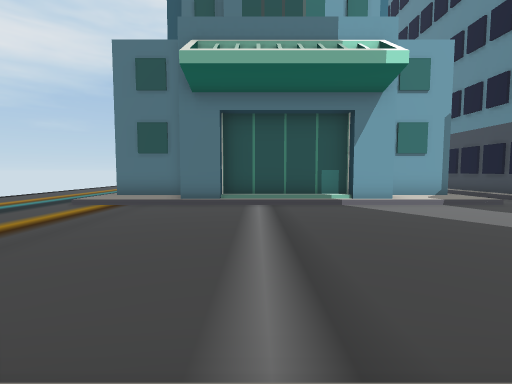
View 1 (above)

24 first-person views from a walk through a scene from a Unity 3-D project. The camera is 1.5 m above the floor, tilts 4° down and sees 85° across. The floor is counted in squares, 2 m on a side. Each view is taken from the middle of a square. On the plan, view 1 faces up. The plan holds only what a view shows up to about 10 squares ahead; the rest is blank. The place goes on beyond the plan. Some animated figures are not drawn.

View 2
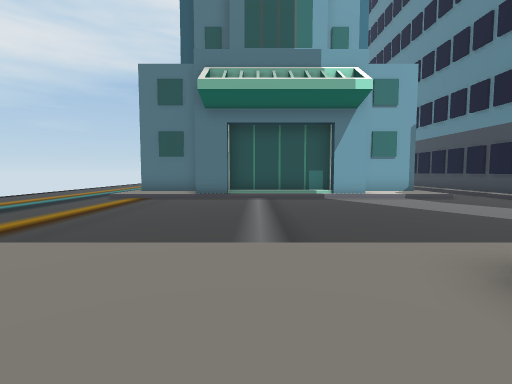

View 3
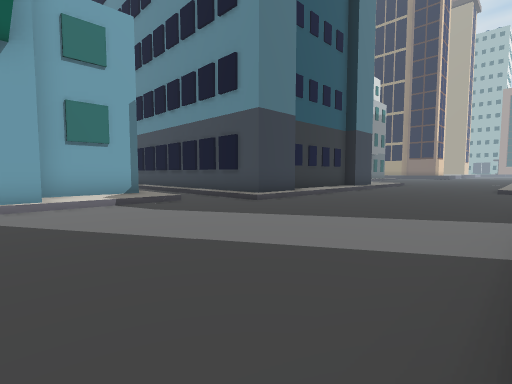

View 4
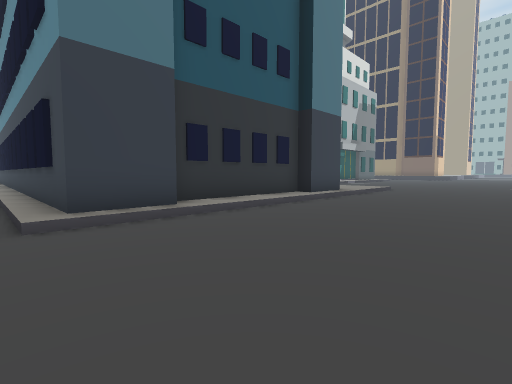

View 5
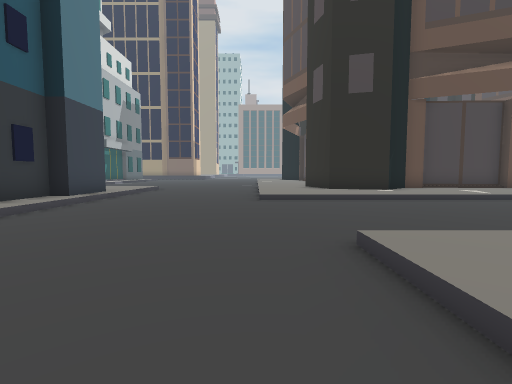

View 6
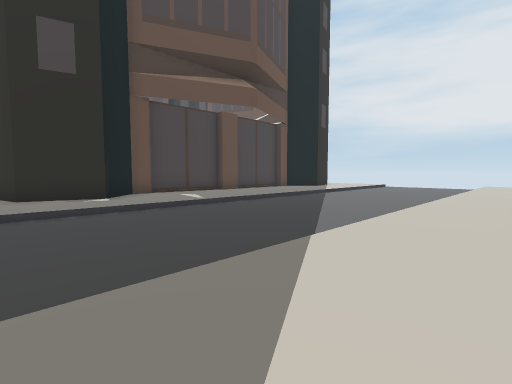

View 7
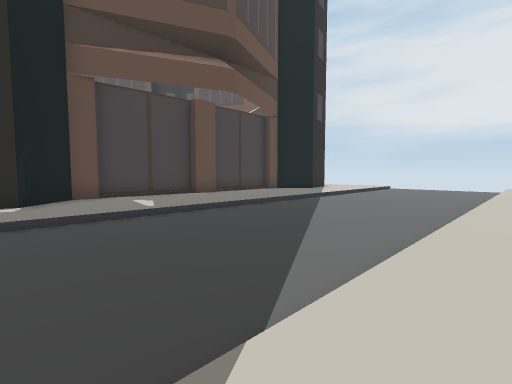

View 8
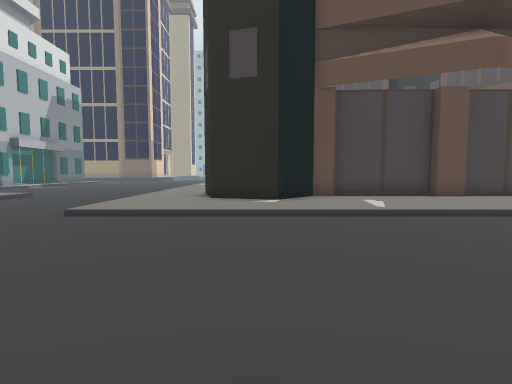

View 9
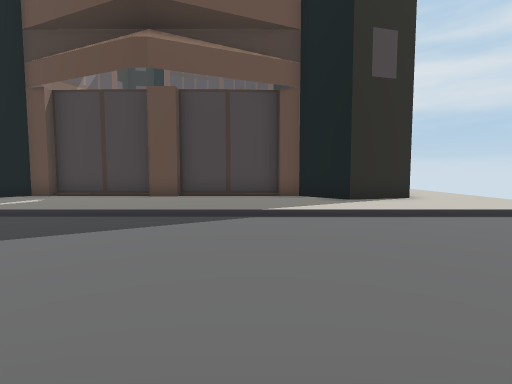

View 10
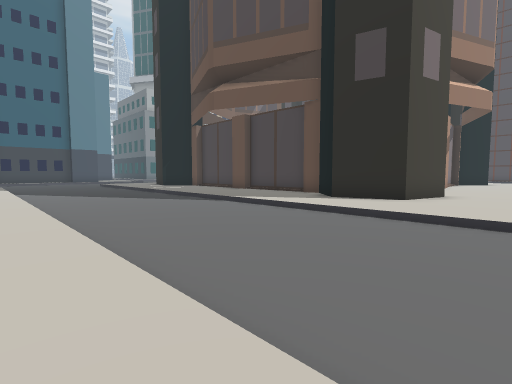

View 11
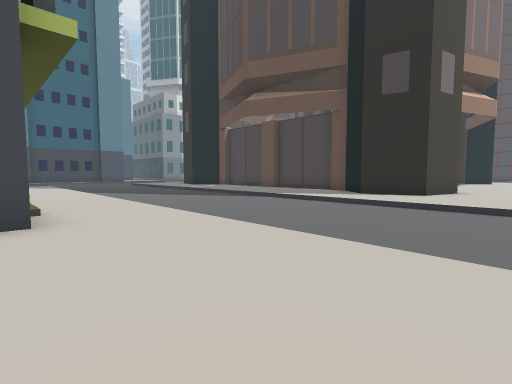

View 12
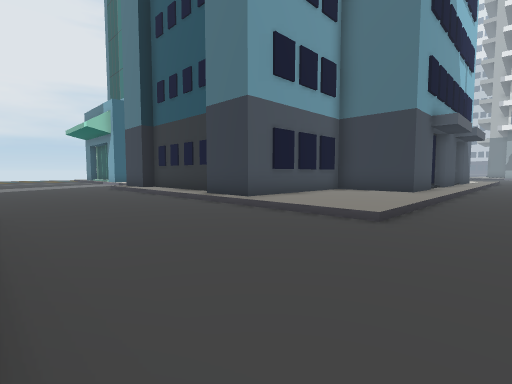

View 13
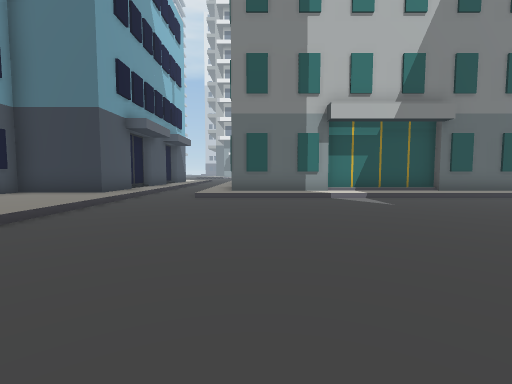

View 14
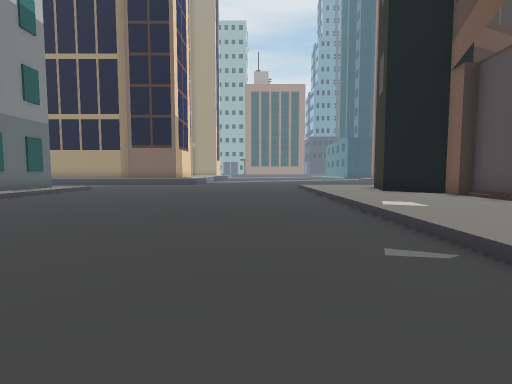

View 15
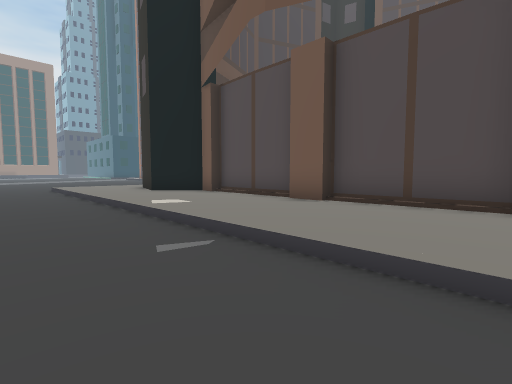

View 16
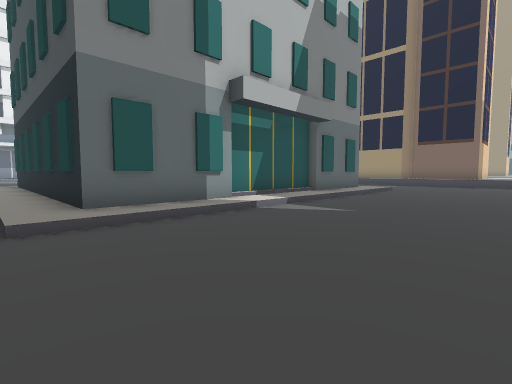

View 17
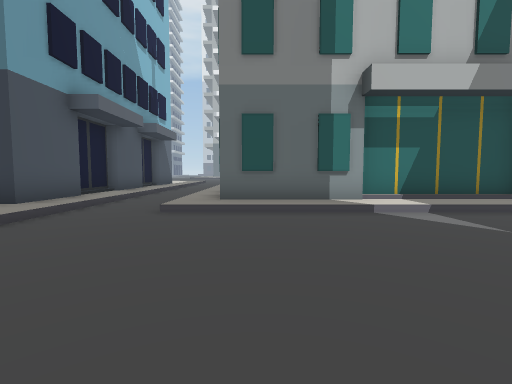

View 18
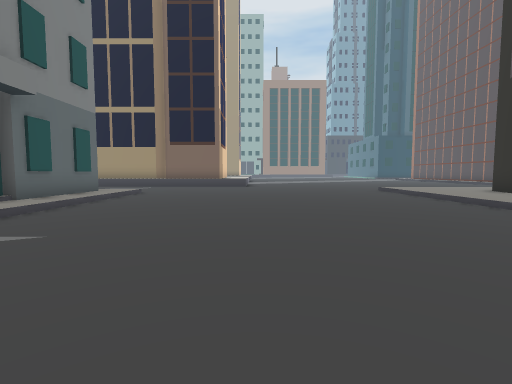

View 19
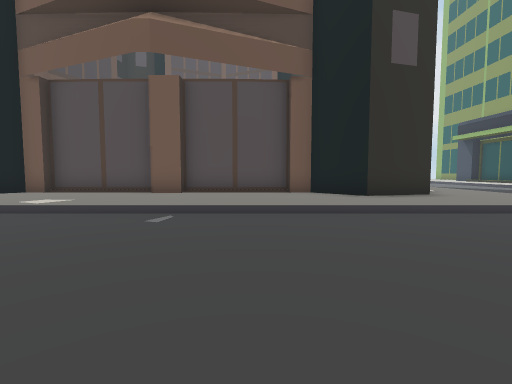

View 20
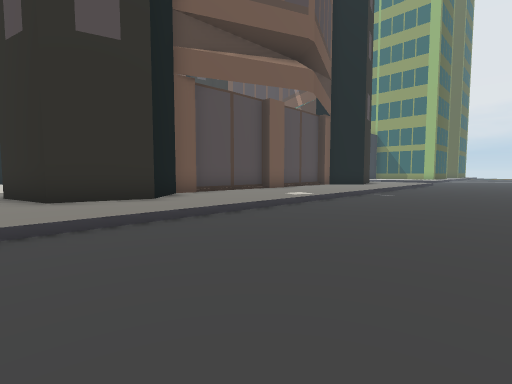

View 21
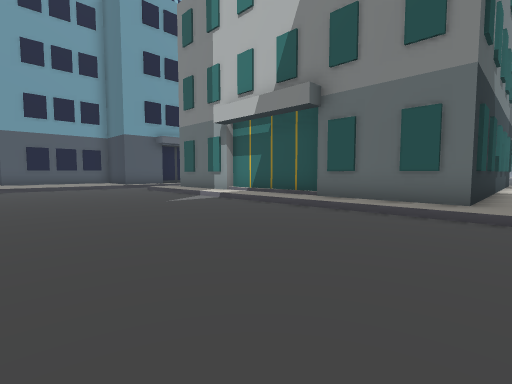

View 22
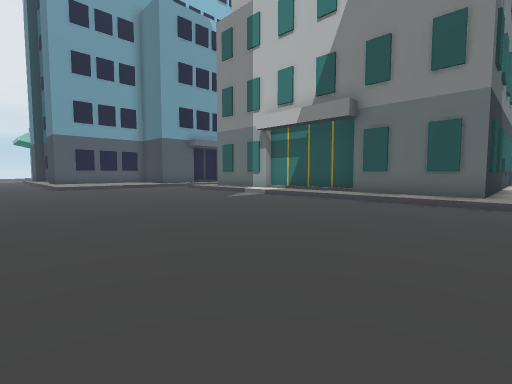

View 23
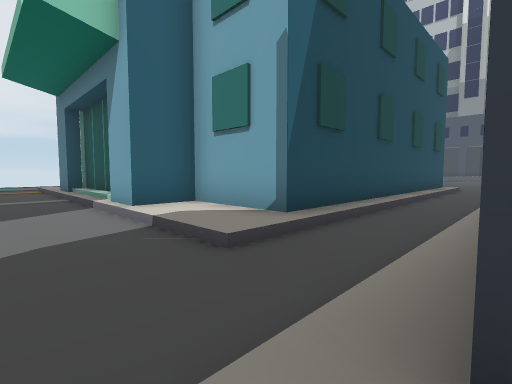

View 24
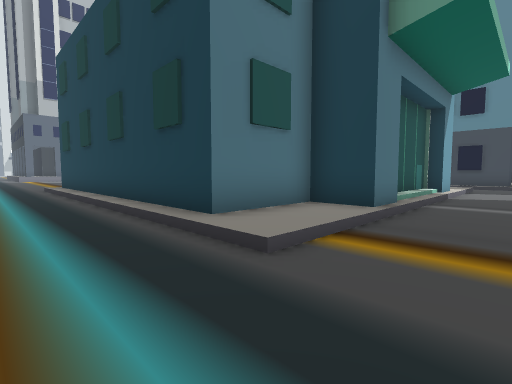

### Floor plan
Key: @ floor where view 1 was taken; # wall or solid block; . main floor; : floor 0.25 m higher than the main floor; / step, stairs or slope.
Columns run from 8 left of view 1 to 34 right of it. Each row starts with its distance up from view 1.
 16   ./#         #/.          #:./#         #
 15  ../#         #/.#         #:./##        #/
 14  ../#         #/.#         #:./:#        #/
 13  ../#         #/.#         #:.//##########/
 12  ../#         #/.#       ###:./:/:/::::##:/
 11  ../#         #/.#       #:::./////////////
 10 .../###     ###/.#       #:::..............
  9 .../::#######::/.#       #:::..............
  8 .../::##///##::/.####### #:::..............
  7 .................##::::###:::..............
  6  ..........................................
  5  ..........................................
  4   .........................................
  3    ........................................
  2     ....................///////////////////
  1      ///////////////....:::::::::::::::::::
  0       ::@:       ::/....:::::::::::::::::::
 -1        :::       ::/....::####:::::::::###:
 -2         :        ::/....::## ########### #:
 -3                  ::/....::##             #
 -4                  ::/....:::#
 -5                  ::/....:::#
 -6                  ///....:::#
 -7                  ///....:::#
 -8                  ///....:::#
 -9                  ///....:::#
-10                  ///....:::#
-11                  ///....:::#
-12                  ///....:::#
-13                 #::/....:::#
-14                 :::/....::##
-15                 :::/....::###
-16                 :::/....::::#::
-17                 :::/....:::::::
-18                 :::/..../////

Where each view was taken, in squares from view 1:
view 1: 0 up, 0 right, facing up
view 2: 2 down, 0 right, facing up
view 3: 1 up, 3 right, facing up-right
view 4: 2 up, 8 right, facing up-right
view 5: 2 up, 8 right, facing right
view 6: 0 up, 9 right, facing down-right
view 7: 2 down, 10 right, facing down-right
view 8: 2 down, 10 right, facing right
view 9: 11 down, 10 right, facing right
view 10: 18 down, 10 right, facing up-right
view 11: 18 down, 8 right, facing up-right
view 12: 2 up, 22 right, facing up-left
view 13: 3 up, 24 right, facing up
view 14: 4 up, 22 right, facing right
view 15: 4 up, 22 right, facing down-right
view 16: 7 up, 22 right, facing up-right
view 17: 6 up, 24 right, facing up
view 18: 7 up, 24 right, facing right
view 19: 7 up, 23 right, facing down
view 20: 6 up, 34 right, facing down-left
view 21: 6 up, 34 right, facing up-left
view 22: 4 up, 34 right, facing up-left
view 23: 6 up, 9 right, facing up-left
view 24: 6 up, 7 left, facing up-right
